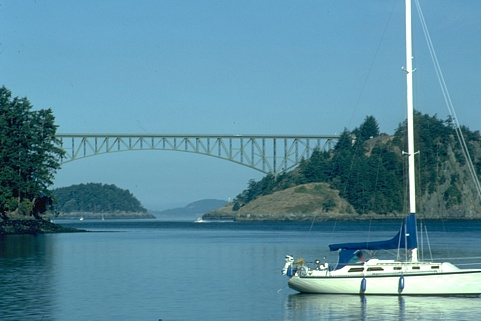
#> input picture BSDS_small/train/22090.jpg, 481 x 321 px
$ python prueba2.py
#> lines starting #> are read from the running program, lines starting #| are printed output that depends on the picture; after the words box and inside, x2 and y2 are one past the last pixel; in counts of white or black regions, pixels touching at a corner belong together
### Segment.py

## Libraries
from skimage import io, color
import matplotlib.pyplot as plt
import numpy as np
import cv2
from sklearn.mixture import GaussianMixture as GMM
from sklearn.cluster import AgglomerativeClustering as AC
import scipy.io as sio
import imageio
from sklearn import metrics


## Methods definition
# [47 lines left out: functions suma_xy, hierarchical, k_means, gmm, not called in this run]

def watershed(rgb):

    gray = cv2.cvtColor(rgb,cv2.COLOR_RGB2GRAY)
    ret, thresh = cv2.threshold(gray,0,255,cv2.THRESH_BINARY_INV+cv2.THRESH_OTSU)

    kernel = np.ones((2,2),np.uint8)
    closing = cv2.morphologyEx(thresh,cv2.MORPH_CLOSE,kernel, iterations = 2)

    sure_bg = cv2.dilate(closing,kernel,iterations=3)

    dist_transform = cv2.distanceTransform(sure_bg,cv2.DIST_L2,3)

    ret, sure_fg = cv2.threshold(dist_transform,0.07*dist_transform.max(),255,0)
    sure_fg = np.uint8(sure_fg)
    unknown = cv2.subtract(sure_bg,sure_fg)
    ret, markers = cv2.connectedComponents(sure_fg)
    markers = markers+1
    markers[unknown==255] = 0
    markers = cv2.watershed(rgb,markers)
    rgb[markers == -1] = [255,0,0]
    return markers


# [81 lines left out: function segmentByClustering, not called in this run]

### prueba2.py
from skimage import io, color
import matplotlib.pyplot as plt
import numpy as np
import cv2
import Segment
from sklearn.mixture import GaussianMixture as GMM
from sklearn.cluster import AgglomerativeClustering as AC

img = 'BSDS_small/train/22090.jpg'
rgb = io.imread(img)
#> rgb is the input picture: shape (321, 481, 3); mean R, G, B 91.3, 141.3, 159.3
new = color.rgb2lab(rgb)
#> new: shape (321, 481, 3) float64; mean of channels 0, 1, 2 55.5, -11.3, -14.6

# res=np.zeros([len(new),len(new[0])])
fator=0.05
for i in range(0,len(new)):
    a=[]
    for j in range(0,len(new[0])):
        if j==0:
            a=[*new[i][j],*[fator*i/len(new),fator*j/len(new[0])]]
        elif j==1:
            a=[a,[*new[i][j],*[fator*i/len(new),fator*j/len(new[0])]]]
        else:
            a=[*a,[*new[i][j],*[fator*i/len(new),fator*j/len(new[0])]]]
    if i==0:
        b=a
    elif i==1:
        b=[b,a]
    else:
        b=[*b,a]

b=np.array(b)
# [8 lines of commented-out code are left out]

l=Segment.watershed(rgb)
#> in watershed, `gray = cv2.cvtColor(rgb,cv2.COLOR_RGB2GRAY)`:
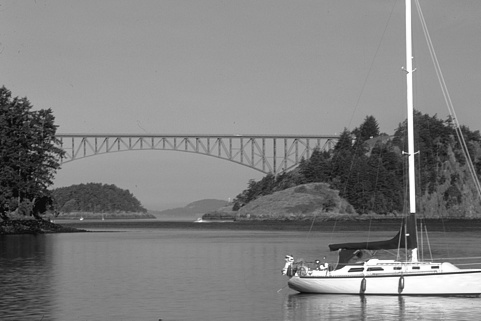
#> gray: shape (321, 481); min 4, max 255, mean 128.4
#> in watershed, `ret, thresh = cv2.threshold(gray,0,255,cv2.THRESH_BINARY_INV+cv2.THRES..`:
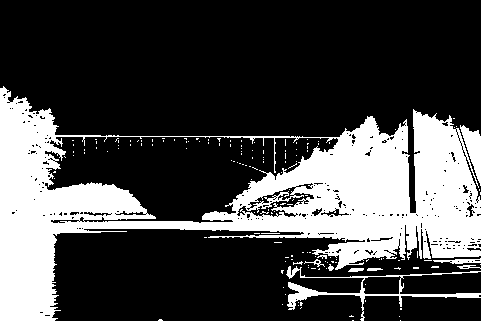
#> thresh: shape (321, 481); 27.7% white; 155 white regions (145 under 20 px), largest, box (x1, y1, x2, y2) and area: (0, 86, 481, 321) 39923, (286, 266, 481, 321) 1370, (460, 125, 481, 186) 604
#> in watershed, `ret, thresh = cv2.threshold(gray,0,255,cv2.THRESH_BINARY_INV+cv2.THRES..`: ret = 109
#> in watershed, `closing = cv2.morphologyEx(thresh,cv2.MORPH_CLOSE,kernel, iterations =..`: closing: shape (321, 481); 29.9% white; 45 white regions (42 under 20 px), largest, box (x1, y1, x2, y2) and area: (0, 88, 481, 321) 45824, (350, 270, 366, 274) 51, (369, 270, 385, 273) 39
#> in watershed, `sure_bg = cv2.dilate(closing,kernel,iterations=3)`: sure_bg: shape (321, 481); 35% white; 17 white regions (8 under 20 px), largest, box (x1, y1, x2, y2) and area: (0, 88, 481, 321) 53533, (265, 152, 269, 168) 64, (287, 152, 291, 168) 64
#> in watershed, `ret, sure_fg = cv2.threshold(dist_transform,0.07*dist_transform.max(),..`: sure_fg: shape (321, 481) float32; 26.4% white; 5 white regions (2 under 20 px), largest, box (x1, y1, x2, y2) and area: (0, 93, 481, 321) 40526, (293, 288, 320, 311) 211, (291, 268, 303, 279) 59
#> in watershed, `ret, sure_fg = cv2.threshold(dist_transform,0.07*dist_transform.max(),..`: ret = 4.57
#> in watershed, `unknown = cv2.subtract(sure_bg,sure_fg)`: unknown: shape (321, 481); 8.5% white; 20 white regions (8 under 20 px), largest, box (x1, y1, x2, y2) and area: (0, 88, 481, 228) 6404, (55, 230, 481, 321) 6204, (265, 152, 269, 168) 64
#> in watershed, `ret, markers = cv2.connectedComponents(sure_fg)`:
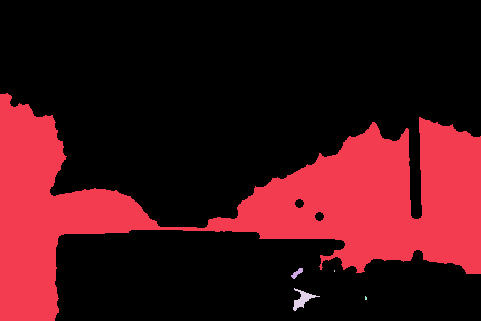
#> markers: shape (321, 481) int32; 6 distinct labels, from 0 to 5; one colour per label, 0 black
#> in watershed, `ret, markers = cv2.connectedComponents(sure_fg)`: ret = 6
#> in watershed, `markers = markers+1`:
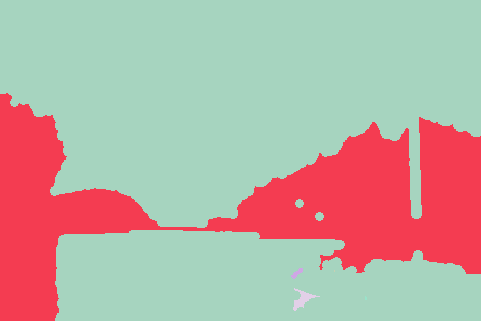
#> markers: shape (321, 481) int32; 6 distinct labels, from 1 to 6; one colour per label, 0 black
#> in watershed, `markers[unknown==255] = 0`:
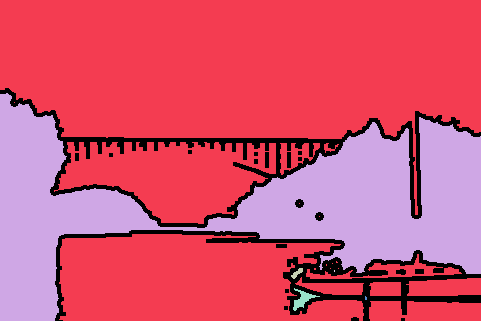
#> markers: shape (321, 481) int32; 7 distinct labels, from 0 to 6; one colour per label, 0 black
#> in watershed, `markers = cv2.watershed(rgb,markers)`:
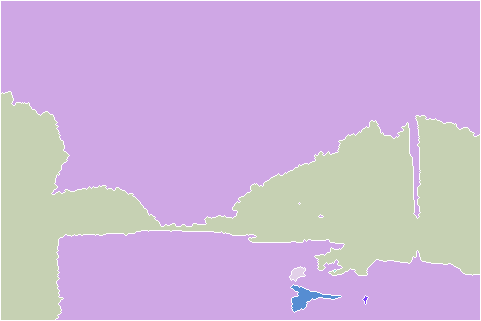
#> markers: shape (321, 481) int32; 7 distinct labels, from -1 to 6; one colour per label, 0 black, -1 white
#> in watershed, `rgb[markers == -1] = [255,0,0]`: rgb: shape (321, 481, 3); 2.17% of pixels changed, all inside (x1, y1, x2, y2) = (0, 0, 481, 321)


plt.imshow(l, cmap=plt.get_cmap('cool'))
plt.colorbar()
plt.show()
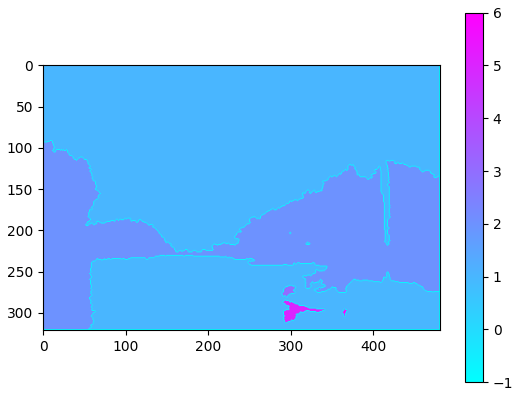
#> figure drawn by matplotlib, 2 panels

$ run again, with BSDS_small/train/12003.jpg copied over BSDS_small/train/22090.jpg
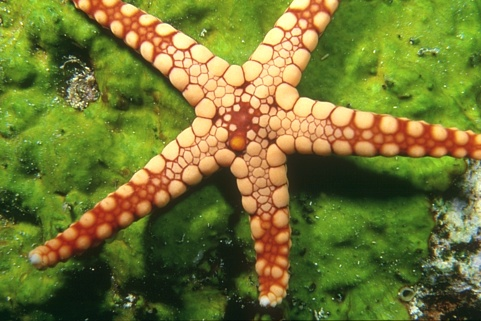
#> input picture BSDS_small/train/12003.jpg, 481 x 321 px
#> rgb is the input picture: shape (321, 481, 3); mean R, G, B 114.1, 118.7, 50.3
#> new: shape (321, 481, 3) float64; mean of channels 0, 1, 2 47.9, -11.4, 35.8
#> in watershed, `ret, thresh = cv2.threshold(gray,0,255,cv2.THRESH_BINARY_INV+cv2.THRES..`:
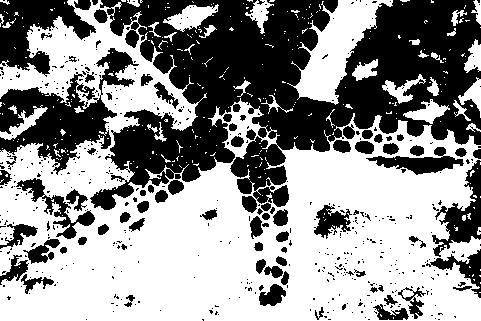
#> thresh: shape (321, 481); 56.7% white; 532 black regions (451 under 20 px), largest, box (x1, y1, x2, y2) and area: (90, 0, 481, 210) 42540, (0, 48, 139, 175) 6380, (0, 0, 96, 77) 3544
#> in watershed, `ret, thresh = cv2.threshold(gray,0,255,cv2.THRESH_BINARY_INV+cv2.THRES..`: ret = 115
#> closing: shape (321, 481); 59.1% white; 131 black regions (40 under 20 px), largest, box (x1, y1, x2, y2) and area: (109, 0, 481, 196) 40644, (0, 77, 119, 173) 5047, (0, 0, 97, 76) 3627
#> sure_bg: shape (321, 481); 72.5% white; 169 black regions (93 under 20 px), largest, box (x1, y1, x2, y2) and area: (115, 0, 340, 187) 15172, (257, 0, 481, 154) 12802, (0, 93, 117, 159) 3168
#> in watershed, `ret, sure_fg = cv2.threshold(dist_transform,0.07*dist_transform.max(),..`: ret = 4.83
#> unknown: shape (321, 481); 26.9% white; 77 white regions (21 under 20 px), largest, box (x1, y1, x2, y2) and area: (0, 0, 481, 313) 31778, (0, 239, 74, 292) 1112, (98, 48, 139, 93) 814
#> in watershed, `ret, markers = cv2.connectedComponents(sure_fg)`: ret = 64
#> rgb: shape (321, 481, 3); 4.98% of pixels changed, all inside (x1, y1, x2, y2) = (0, 0, 481, 321)
#> `plt.show()`:
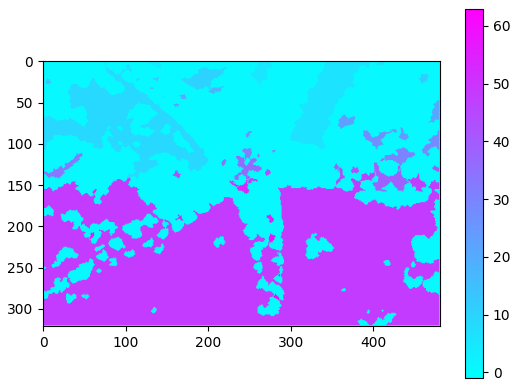
#> figure drawn by matplotlib, 2 panels

$ run again, with BSDS_small/train/12074.jpg copied over BSDS_small/train/22090.jpg
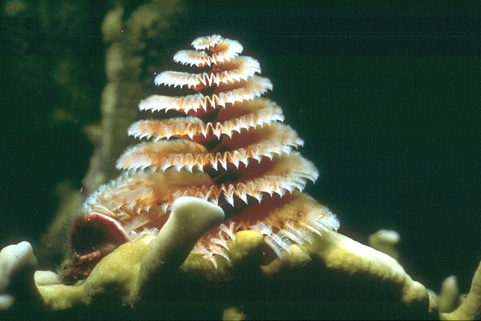
#> input picture BSDS_small/train/12074.jpg, 481 x 321 px
#> rgb is the input picture: shape (321, 481, 3); mean R, G, B 65.2, 80.3, 59.3
#> new: shape (321, 481, 3) float64; mean of channels 0, 1, 2 31.4, -9.9, 10.6
#> in watershed, `ret, thresh = cv2.threshold(gray,0,255,cv2.THRESH_BINARY_INV+cv2.THRES..`:
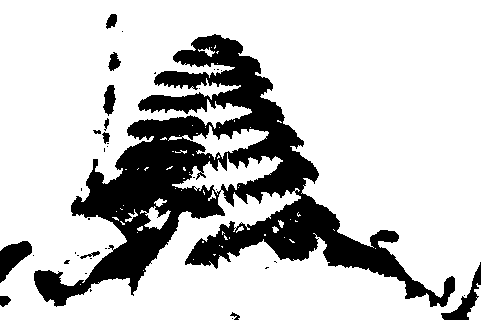
#> thresh: shape (321, 481); 77.9% white; 37 black regions (25 under 20 px), largest, box (x1, y1, x2, y2) and area: (34, 34, 455, 307) 31895, (0, 241, 32, 283) 713, (441, 262, 481, 320) 615
#> in watershed, `ret, thresh = cv2.threshold(gray,0,255,cv2.THRESH_BINARY_INV+cv2.THRES..`: ret = 110
#> closing: shape (321, 481); 78.5% white; 20 black regions (5 under 20 px), largest, box (x1, y1, x2, y2) and area: (36, 118, 227, 308) 13170, (156, 37, 321, 207) 8890, (187, 194, 457, 309) 7978
#> sure_bg: shape (321, 481); 84.2% white; 24 black regions (9 under 20 px), largest, box (x1, y1, x2, y2) and area: (39, 121, 226, 308) 10142, (178, 40, 320, 203) 5951, (191, 199, 430, 301) 5464
#> in watershed, `ret, sure_fg = cv2.threshold(dist_transform,0.07*dist_transform.max(),..`: ret = 15.93
#> unknown: shape (321, 481); 30.2% white; 13 white regions (3 under 20 px), largest, box (x1, y1, x2, y2) and area: (0, 3, 481, 321) 45917, (274, 222, 289, 238) 157, (174, 152, 192, 159) 99
#> in watershed, `ret, markers = cv2.connectedComponents(sure_fg)`: ret = 4
#> rgb: shape (321, 481, 3); 2.36% of pixels changed, all inside (x1, y1, x2, y2) = (0, 0, 481, 321)
#> `plt.show()`:
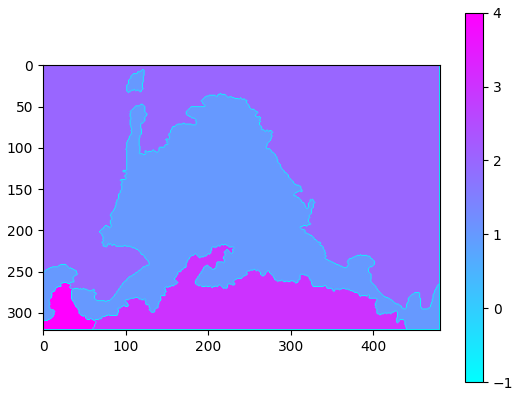
#> figure drawn by matplotlib, 2 panels

$ run again, with BSDS_small/train/15004.jpg copied over BSDS_small/train/22090.jpg
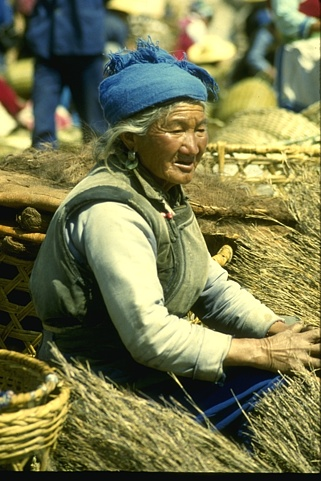
#> input picture BSDS_small/train/15004.jpg, 321 x 481 px
#> rgb is the input picture: shape (481, 321, 3); mean R, G, B 118, 118.8, 78.1
#> new: shape (481, 321, 3) float64; mean of channels 0, 1, 2 47.6, -6, 21.3
#> thresh: shape (481, 321); 54.7% white; 280 black regions (240 under 20 px), largest, box (x1, y1, x2, y2) and area: (78, 0, 321, 447) 46196, (0, 342, 269, 473) 10321, (0, 103, 173, 253) 6190
#> in watershed, `ret, thresh = cv2.threshold(gray,0,255,cv2.THRESH_BINARY_INV+cv2.THRES..`: ret = 119
#> closing: shape (481, 321); 59.2% white; 140 black regions (54 under 20 px), largest, box (x1, y1, x2, y2) and area: (80, 204, 321, 406) 17737, (164, 80, 321, 224) 13075, (0, 363, 260, 474) 7877
#> sure_bg: shape (481, 321); 73.9% white; 193 black regions (142 under 20 px), largest, box (x1, y1, x2, y2) and area: (83, 207, 321, 397) 13515, (169, 83, 321, 221) 8273, (115, 0, 248, 80) 5493
#> in watershed, `ret, sure_fg = cv2.threshold(dist_transform,0.07*dist_transform.max(),..`: ret = 4.18
#> unknown: shape (481, 321); 23.7% white; 58 white regions (4 under 20 px), largest, box (x1, y1, x2, y2) and area: (0, 107, 321, 401) 10505, (0, 348, 264, 478) 8106, (165, 79, 321, 252) 5343
#> in watershed, `ret, markers = cv2.connectedComponents(sure_fg)`: ret = 67
#> rgb: shape (481, 321, 3); 5.68% of pixels changed, all inside (x1, y1, x2, y2) = (0, 0, 321, 481)
#> `plt.show()`:
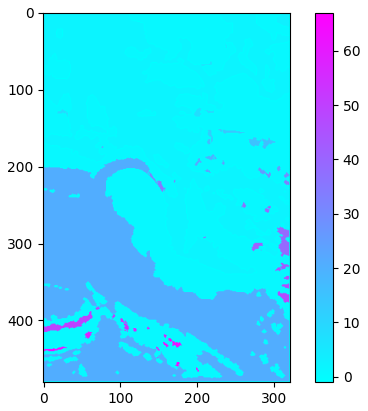
#> figure drawn by matplotlib, 2 panels
